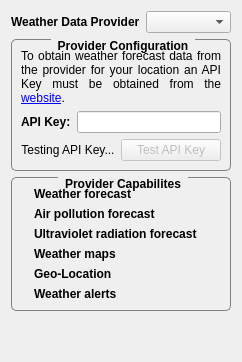
     <widget class="QWidget" name="tab_6">
      <attribute name="title">
       <string>Provider</string>
      </attribute>
      <layout class="QVBoxLayout" name="verticalLayout_4" stretch="0,0,0,1">
       <item>
        <layout class="QHBoxLayout" name="horizontalLayout_3">
         <item>
          <widget class="QLabel" name="label_4">
           <property name="font">
            <font>
             <weight>75</weight>
             <bold>true</bold>
            </font>
           </property>
           <property name="toolTip">
            <string>Selected weather data provider.</string>
           </property>
           <property name="statusTip">
            <string>Selected weather data provider.</string>
           </property>
           <property name="text">
            <string>Weather Data Provider</string>
           </property>
          </widget>
         </item>
         <item>
          <widget class="QComboBox" name="m_providerComboBox">
           <property name="toolTip">
            <string>Selected weather data provider.</string>
           </property>
           <property name="statusTip">
            <string>Selected weather data provider.</string>
           </property>
          </widget>
         </item>
        </layout>
       </item>
       <item>
        <widget class="QGroupBox" name="m_keyBox">
         <property name="sizePolicy">
          <sizepolicy hsizetype="Preferred" vsizetype="MinimumExpanding">
           <horstretch>0</horstretch>
           <verstretch>0</verstretch>
          </sizepolicy>
         </property>
         <property name="font">
          <font>
           <weight>75</weight>
           <bold>true</bold>
          </font>
         </property>
         <property name="toolTip">
          <string>Configuration needed for the current weather provider.</string>
         </property>
         <property name="statusTip">
          <string>Configuration needed for the current weather provider.</string>
         </property>
         <property name="styleSheet">
          <string notr="true">QGroupBox {
    border: 1px solid gray;
    border-radius: 5px;
    margin-top: 2ex;
}

QGroupBox::title {
    subcontrol-origin: margin;
    subcontrol-position: top center; /* position at the top center */
    padding: 0px 5px;
}</string>
         </property>
         <property name="title">
          <string>Provider Configuration</string>
         </property>
         <layout class="QVBoxLayout" name="verticalLayout_10">
          <item>
           <widget class="QLabel" name="m_providerConfigText">
            <property name="text">
             <string>&lt;html&gt;&lt;head/&gt;&lt;body&gt;&lt;p&gt;To obtain weather forecast data from the provider for your location an API Key must be obtained from the &lt;a href=&quot;http://openweathermap.org/appid&quot;&gt;&lt;span style=&quot; text-decoration: underline; color:#0000ff;&quot;&gt;website&lt;/span&gt;&lt;/a&gt;.&lt;/p&gt;&lt;/body&gt;&lt;/html&gt;</string>
            </property>
            <property name="textFormat">
             <enum>Qt::RichText</enum>
            </property>
            <property name="alignment">
             <set>Qt::AlignJustify|Qt::AlignVCenter</set>
            </property>
            <property name="wordWrap">
             <bool>true</bool>
            </property>
            <property name="openExternalLinks">
             <bool>true</bool>
            </property>
           </widget>
          </item>
          <item>
           <layout class="QHBoxLayout" name="horizontalLayout_4">
            <item>
             <widget class="QLabel" name="label_35">
              <property name="font">
               <font>
                <weight>75</weight>
                <bold>true</bold>
               </font>
              </property>
              <property name="text">
               <string>API Key:</string>
              </property>
             </widget>
            </item>
            <item>
             <widget class="QLineEdit" name="m_apikey">
              <property name="toolTip">
               <string>Provider API key.</string>
              </property>
              <property name="statusTip">
               <string>Provider API key.</string>
              </property>
              <property name="alignment">
               <set>Qt::AlignCenter</set>
              </property>
             </widget>
            </item>
           </layout>
          </item>
          <item>
           <layout class="QHBoxLayout" name="horizontalLayout_6" stretch="1,0">
            <property name="topMargin">
             <number>0</number>
            </property>
            <item>
             <widget class="QLabel" name="m_testLabel">
              <property name="text">
               <string>Testing API Key...</string>
              </property>
              <property name="alignment">
               <set>Qt::AlignCenter</set>
              </property>
             </widget>
            </item>
            <item>
             <widget class="QPushButton" name="m_apiTest">
              <property name="enabled">
               <bool>false</bool>
              </property>
              <property name="minimumSize">
               <size>
                <width>100</width>
                <height>0</height>
               </size>
              </property>
              <property name="toolTip">
               <string>Tests the API key.</string>
              </property>
              <property name="statusTip">
               <string>Tests the API key.</string>
              </property>
              <property name="text">
               <string>Test API Key</string>
              </property>
             </widget>
            </item>
           </layout>
          </item>
         </layout>
        </widget>
       </item>
       <item>
        <widget class="QGroupBox" name="groupBox">
         <property name="font">
          <font>
           <weight>75</weight>
           <bold>true</bold>
          </font>
         </property>
         <property name="toolTip">
          <string>Capabilities of the current weather data provider.</string>
         </property>
         <property name="statusTip">
          <string>Capabilities of the current weather data provider.</string>
         </property>
         <property name="styleSheet">
          <string notr="true">QGroupBox {
    border: 1px solid gray;
    border-radius: 5px;
    margin-top: 2ex;
}

QGroupBox::title {
    subcontrol-origin: margin;
    subcontrol-position: top center; /* position at the top center */
    padding: 0px 5px;
}</string>
         </property>
         <property name="title">
          <string>Provider Capabilites</string>
         </property>
         <layout class="QFormLayout" name="formLayout">
          <property name="fieldGrowthPolicy">
           <enum>QFormLayout::AllNonFixedFieldsGrow</enum>
          </property>
          <item row="0" column="0">
           <widget class="QLabel" name="m_weatherCheck">
            <property name="maximumSize">
             <size>
              <width>16</width>
              <height>16</height>
             </size>
            </property>
            <property name="font">
             <font>
              <weight>75</weight>
              <bold>true</bold>
             </font>
            </property>
            <property name="text">
             <string/>
            </property>
            <property name="pixmap">
             <pixmap resource="rsc/resources.qrc">:/TrayWeather/no-cross.svg</pixmap>
            </property>
            <property name="scaledContents">
             <bool>true</bool>
            </property>
           </widget>
          </item>
          <item row="0" column="1">
           <widget class="QLabel" name="m_forecastLabel">
            <property name="font">
             <font>
              <weight>75</weight>
              <bold>true</bold>
             </font>
            </property>
            <property name="text">
             <string>Weather forecast</string>
            </property>
           </widget>
          </item>
          <item row="1" column="0">
           <widget class="QLabel" name="m_pollutionCheck">
            <property name="maximumSize">
             <size>
              <width>16</width>
              <height>16</height>
             </size>
            </property>
            <property name="font">
             <font>
              <weight>75</weight>
              <bold>true</bold>
             </font>
            </property>
            <property name="text">
             <string/>
            </property>
            <property name="pixmap">
             <pixmap resource="rsc/resources.qrc">:/TrayWeather/no-cross.svg</pixmap>
            </property>
            <property name="scaledContents">
             <bool>true</bool>
            </property>
           </widget>
          </item>
          <item row="2" column="0">
           <widget class="QLabel" name="m_uvCheck">
            <property name="maximumSize">
             <size>
              <width>16</width>
              <height>16</height>
             </size>
            </property>
            <property name="font">
             <font>
              <weight>75</weight>
              <bold>true</bold>
             </font>
            </property>
            <property name="text">
             <string/>
            </property>
            <property name="pixmap">
             <pixmap resource="rsc/resources.qrc">:/TrayWeather/no-cross.svg</pixmap>
            </property>
            <property name="scaledContents">
             <bool>true</bool>
            </property>
           </widget>
          </item>
          <item row="3" column="0">
           <widget class="QLabel" name="m_mapsCheck">
            <property name="maximumSize">
             <size>
              <width>16</width>
              <height>16</height>
             </size>
            </property>
            <property name="font">
             <font>
              <weight>75</weight>
              <bold>true</bold>
             </font>
            </property>
            <property name="text">
             <string/>
            </property>
            <property name="pixmap">
             <pixmap resource="rsc/resources.qrc">:/TrayWeather/no-cross.svg</pixmap>
            </property>
            <property name="scaledContents">
             <bool>true</bool>
            </property>
           </widget>
          </item>
          <item row="1" column="1">
           <widget class="QLabel" name="label_40">
            <property name="font">
             <font>
              <weight>75</weight>
              <bold>true</bold>
             </font>
            </property>
            <property name="text">
             <string>Air pollution forecast</string>
            </property>
           </widget>
          </item>
          <item row="2" column="1">
           <widget class="QLabel" name="label_41">
            <property name="font">
             <font>
              <weight>75</weight>
              <bold>true</bold>
             </font>
            </property>
            <property name="text">
             <string>Ultraviolet radiation forecast</string>
            </property>
           </widget>
          </item>
          <item row="3" column="1">
           <widget class="QLabel" name="label_42">
            <property name="font">
             <font>
              <weight>75</weight>
              <bold>true</bold>
             </font>
            </property>
            <property name="text">
             <string>Weather maps</string>
            </property>
           </widget>
          </item>
          <item row="4" column="1">
           <widget class="QLabel" name="label_6">
            <property name="font">
             <font>
              <weight>75</weight>
              <bold>true</bold>
             </font>
            </property>
            <property name="text">
             <string>Geo-Location</string>
            </property>
           </widget>
          </item>
          <item row="4" column="0">
           <widget class="QLabel" name="m_locationCheck">
            <property name="maximumSize">
             <size>
              <width>16</width>
              <height>16</height>
             </size>
            </property>
            <property name="text">
             <string/>
            </property>
            <property name="pixmap">
             <pixmap resource="rsc/resources.qrc">:/TrayWeather/no-cross.svg</pixmap>
            </property>
            <property name="scaledContents">
             <bool>true</bool>
            </property>
           </widget>
          </item>
          <item row="5" column="0">
           <widget class="QLabel" name="m_alertsCheck">
            <property name="maximumSize">
             <size>
              <width>16</width>
              <height>16</height>
             </size>
            </property>
            <property name="text">
             <string/>
            </property>
            <property name="pixmap">
             <pixmap resource="rsc/resources.qrc">:/TrayWeather/no-cross.svg</pixmap>
            </property>
            <property name="scaledContents">
             <bool>true</bool>
            </property>
           </widget>
          </item>
          <item row="5" column="1">
           <widget class="QLabel" name="label_10">
            <property name="font">
             <font>
              <weight>75</weight>
              <bold>true</bold>
             </font>
            </property>
            <property name="text">
             <string>Weather alerts</string>
            </property>
           </widget>
          </item>
         </layout>
        </widget>
       </item>
       <item>
        <spacer name="verticalSpacer_2">
         <property name="orientation">
          <enum>Qt::Vertical</enum>
         </property>
         <property name="sizeHint" stdset="0">
          <size>
           <width>20</width>
           <height>40</height>
          </size>
         </property>
        </spacer>
       </item>
      </layout>
     </widget>
